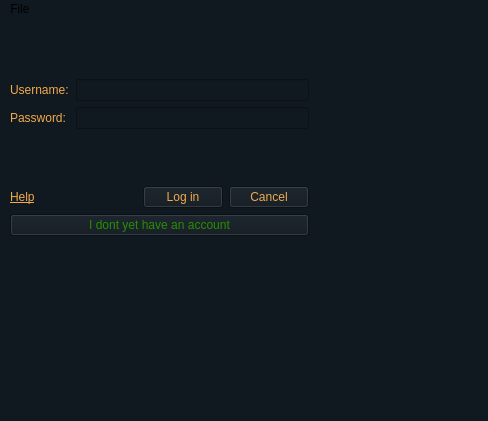
<?xml version="1.0" encoding="UTF-8"?>
<ui version="4.0">
 <class>MainWindow</class>
 <widget class="QMainWindow" name="MainWindow">
  <property name="geometry">
   <rect>
    <x>0</x>
    <y>0</y>
    <width>488</width>
    <height>421</height>
   </rect>
  </property>
  <property name="windowTitle">
   <string>MainWindow</string>
  </property>
  <property name="styleSheet">
   <string notr="true">background-color: rgb(16, 24, 32)</string>
  </property>
  <widget class="QWidget" name="centralwidget">
   <widget class="QWidget" name="layoutWidget">
    <property name="geometry">
     <rect>
      <x>10</x>
      <y>60</y>
      <width>299</width>
      <height>157</height>
     </rect>
    </property>
    <property name="styleSheet">
     <string notr="true">
color: rgb(242, 170, 76)

</string>
    </property>
    <layout class="QVBoxLayout" name="verticalLayout_2">
     <item>
      <widget class="QSplitter" name="splitter">
       <property name="styleSheet">
        <string notr="true">
color: rgb(242, 170, 76)

</string>
       </property>
       <property name="orientation">
        <enum>Qt::Vertical</enum>
       </property>
       <widget class="QWidget" name="layoutWidget">
        <property name="styleSheet">
         <string notr="true">
color: rgb(242, 170, 76)

</string>
        </property>
        <layout class="QVBoxLayout" name="verticalLayout">
         <item>
          <layout class="QGridLayout" name="gridLayout">
           <item row="0" column="0">
            <widget class="QLabel" name="nameLabel">
             <property name="styleSheet">
              <string notr="true">
color: rgb(242, 170, 76)

</string>
             </property>
             <property name="text">
              <string>Username:</string>
             </property>
            </widget>
           </item>
           <item row="0" column="1">
            <widget class="QLineEdit" name="name_LineEdit">
             <property name="styleSheet">
              <string notr="true">
color: rgb(242, 170, 76)

</string>
             </property>
            </widget>
           </item>
           <item row="1" column="0">
            <widget class="QLabel" name="passwordLabel">
             <property name="styleSheet">
              <string notr="true">
color: rgb(242, 170, 76)

</string>
             </property>
             <property name="text">
              <string>Password: </string>
             </property>
            </widget>
           </item>
           <item row="1" column="1">
            <widget class="QLineEdit" name="password_LineEdit">
             <property name="styleSheet">
              <string notr="true">
color: rgb(242, 170, 76)

</string>
             </property>
            </widget>
           </item>
          </layout>
         </item>
         <item>
          <widget class="QLabel" name="errorLabel">
           <property name="styleSheet">
            <string notr="true">color: rgb(255, 0, 0);</string>
           </property>
           <property name="text">
            <string/>
           </property>
          </widget>
         </item>
         <item>
          <layout class="QHBoxLayout" name="horizontalLayout">
           <item>
            <widget class="QLabel" name="helpLable">
             <property name="font">
              <font>
               <weight>50</weight>
               <italic>false</italic>
               <bold>false</bold>
               <underline>true</underline>
              </font>
             </property>
             <property name="styleSheet">
              <string notr="true">
color: rgb(242, 170, 76)

</string>
             </property>
             <property name="text">
              <string>Help</string>
             </property>
             <property name="textFormat">
              <enum>Qt::AutoText</enum>
             </property>
            </widget>
           </item>
           <item>
            <spacer name="horizontalSpacer">
             <property name="styleSheet">
              <string notr="true">
color: rgb(242, 170, 76)

</string>
             </property>
             <property name="orientation">
              <enum>Qt::Horizontal</enum>
             </property>
             <property name="sizeHint" stdset="0">
              <size>
               <width>78</width>
               <height>20</height>
              </size>
             </property>
            </spacer>
           </item>
           <item>
            <widget class="QPushButton" name="logInButton">
             <property name="styleSheet">
              <string notr="true">
color: rgb(242, 170, 76)

</string>
             </property>
             <property name="text">
              <string>Log in</string>
             </property>
            </widget>
           </item>
           <item>
            <widget class="QPushButton" name="cancelButton">
             <property name="styleSheet">
              <string notr="true">
color: rgb(242, 170, 76)

</string>
             </property>
             <property name="text">
              <string>Cancel</string>
             </property>
            </widget>
           </item>
          </layout>
         </item>
        </layout>
       </widget>
      </widget>
     </item>
     <item>
      <widget class="QPushButton" name="doesntHaveAccount">
       <property name="styleSheet">
        <string notr="true">
color: rgb(38, 143, 0);
</string>
       </property>
       <property name="text">
        <string>I dont yet have an account</string>
       </property>
      </widget>
     </item>
    </layout>
   </widget>
  </widget>
  <widget class="QMenuBar" name="menubar">
   <property name="geometry">
    <rect>
     <x>0</x>
     <y>0</y>
     <width>488</width>
     <height>22</height>
    </rect>
   </property>
   <widget class="QMenu" name="menuFile">
    <property name="title">
     <string>File</string>
    </property>
   </widget>
   <addaction name="menuFile"/>
  </widget>
  <widget class="QStatusBar" name="statusbar"/>
 </widget>
 <tabstops>
  <tabstop>name_LineEdit</tabstop>
  <tabstop>password_LineEdit</tabstop>
  <tabstop>logInButton</tabstop>
  <tabstop>cancelButton</tabstop>
 </tabstops>
 <resources/>
 <connections>
  <connection>
   <sender>cancelButton</sender>
   <signal>clicked()</signal>
   <receiver>MainWindow</receiver>
   <slot>close()</slot>
   <hints>
    <hint type="sourcelabel">
     <x>301</x>
     <y>179</y>
    </hint>
    <hint type="destinationlabel">
     <x>75</x>
     <y>205</y>
    </hint>
   </hints>
  </connection>
 </connections>
 <slots>
  <slot>checkInputs()</slot>
  <slot>getInputs()</slot>
 </slots>
</ui>
